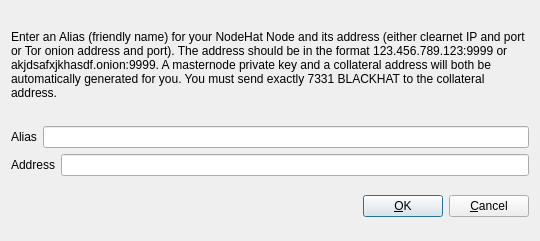
<?xml version="1.0" encoding="UTF-8"?>
<ui version="4.0">
 <class>AddEditnodehat</class>
 <widget class="QDialog" name="AddEditnodehat">
  <property name="geometry">
   <rect>
    <x>0</x>
    <y>0</y>
    <width>540</width>
    <height>241</height>
   </rect>
  </property>
  <property name="windowTitle">
   <string>Add/Edit NodeHat Node</string>
  </property>
  <property name="modal">
   <bool>true</bool>
  </property>
  <layout class="QVBoxLayout" name="verticalLayout">
   <item>
    <layout class="QVBoxLayout" name="verticalLayout_2">
     <property name="topMargin">
      <number>0</number>
     </property>
     <property name="bottomMargin">
      <number>0</number>
     </property>
     <item>
      <widget class="QLabel" name="label_3">
       <property name="sizePolicy">
        <sizepolicy hsizetype="Preferred" vsizetype="Expanding">
         <horstretch>0</horstretch>
         <verstretch>0</verstretch>
        </sizepolicy>
       </property>
       <property name="text">
        <string>&lt;html&gt;&lt;head/&gt;&lt;body&gt;&lt;p&gt;Enter an Alias (friendly name) for your NodeHat Node and its address (either clearnet IP and port or Tor onion address and port).  The address should be in the format 123.456.789.123:9999 or akjdsafxjkhasdf.onion:9999.  A masternode private key and a collateral address will both be automatically generated for you.  You must send exactly 7331 BLACKHAT to the collateral address.&lt;/p&gt;&lt;/body&gt;&lt;/html&gt;</string>
       </property>
       <property name="wordWrap">
        <bool>true</bool>
       </property>
      </widget>
     </item>
     <item>
      <layout class="QHBoxLayout" name="horizontalLayout">
       <property name="bottomMargin">
        <number>0</number>
       </property>
       <item>
        <widget class="QLabel" name="label">
         <property name="text">
          <string>Alias</string>
         </property>
        </widget>
       </item>
       <item>
        <widget class="QLineEdit" name="aliasLineEdit"/>
       </item>
      </layout>
     </item>
     <item>
      <layout class="QHBoxLayout" name="horizontalLayout_2">
       <property name="bottomMargin">
        <number>0</number>
       </property>
       <item>
        <widget class="QLabel" name="label_2">
         <property name="text">
          <string>Address</string>
         </property>
        </widget>
       </item>
       <item>
        <widget class="QLineEdit" name="addressLineEdit"/>
       </item>
      </layout>
     </item>
     <item>
      <layout class="QHBoxLayout" name="horizontalLayout_3">
       <property name="bottomMargin">
        <number>0</number>
       </property>
      </layout>
     </item>
    </layout>
   </item>
   <item>
    <layout class="QHBoxLayout" name="horizontalLayout_Buttons">
     <item>
      <spacer name="horizontalSpacer_1">
       <property name="orientation">
        <enum>Qt::Horizontal</enum>
       </property>
       <property name="sizeHint" stdset="0">
        <size>
         <width>40</width>
         <height>48</height>
        </size>
       </property>
      </spacer>
     </item>
     <item>
      <widget class="QLabel" name="statusLabel">
       <property name="font">
        <font>
         <weight>75</weight>
         <bold>true</bold>
        </font>
       </property>
       <property name="text">
        <string/>
       </property>
       <property name="textFormat">
        <enum>Qt::PlainText</enum>
       </property>
       <property name="wordWrap">
        <bool>true</bool>
       </property>
      </widget>
     </item>
     <item>
      <spacer name="horizontalSpacer_2">
       <property name="orientation">
        <enum>Qt::Horizontal</enum>
       </property>
       <property name="sizeHint" stdset="0">
        <size>
         <width>40</width>
         <height>48</height>
        </size>
       </property>
      </spacer>
     </item>
     <item>
      <widget class="QPushButton" name="okButton">
       <property name="text">
        <string>&amp;OK</string>
       </property>
      </widget>
     </item>
     <item>
      <widget class="QPushButton" name="cancelButton">
       <property name="text">
        <string>&amp;Cancel</string>
       </property>
       <property name="autoDefault">
        <bool>false</bool>
       </property>
      </widget>
     </item>
    </layout>
   </item>
  </layout>
 </widget>
 <resources/>
 <connections/>
</ui>
